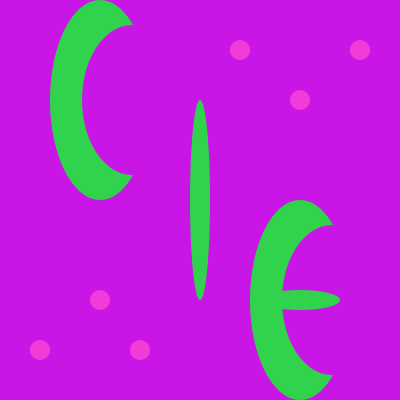
Frame 1 (no input)
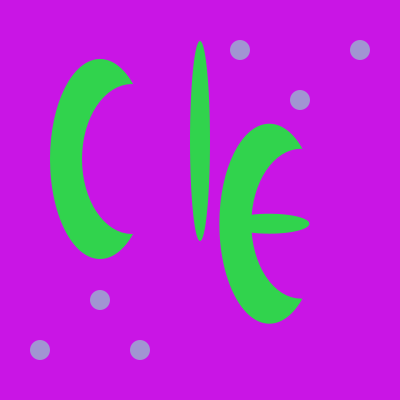
Frame 60 (the mouse pressed at the canvas centre just before this capture)
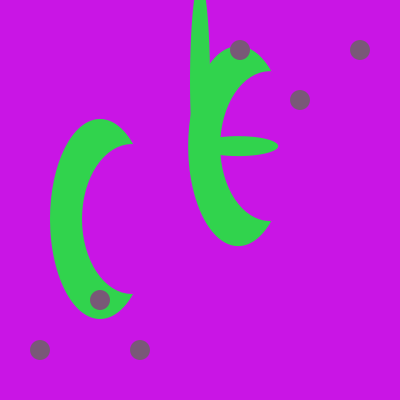
Frame 120 (the mouse held since frame 60 and released just before this capture)

The Processing sketch that drew these frames (run headless with seeded random() and noise(); from frame 60 on, the mouse is pressed at the canvas centre):

// Processing sketch: processing_103481
// ── processing_103481.pde

//post stuff on openprocessing.org
float x=width*.5;
float y=height*.5;
float d=width*.5;
float cx=100;
float cy=100;
float ix=200;
float iy=200;
float ex=300;
float ey=300;
float chigh=200;
float ihigh=200;
float dey=-random(2);
float dex=-random(2);

//float ctx, cty, cdim, itx, ity, idim, etx, ety, edim;
void setup()
{
   size(400, 400);
  background(201, 21, 229);
  noStroke();
  fill(49, 211, 77);
 // frameRate(1);
//  ellipse(200, 200, 20, 200);
//  //itx=;
//  //ity=;
//  //idim=;
//  ellipse(100, 100, 100, 200);
//  fill(201, 21, 229);
//  ellipse(132, 100, 100, 150);
//  //ctx=;
//  //cty=;
//  //cdim;
//  fill(49, 211, 77);
//  ellipse(300, 300, 100, 200);
//  fill(201, 21, 229);
//  ellipse(332, 300, 100, 150);
//  fill(49, 211, 77);
//  ellipse(300, 300, 80, 20);
//  //etx=;
//  //ety=;
//  //edim=;
//  fill(27, 209, 240);
//  ellipse(360, 50, 20, 20);
//  ellipse(300, 100, 20, 20);
//  ellipse(240, 50, 20, 20);
//  ellipse(100, 300, 20, 20);
//  ellipse(40, 350, 20, 20);
//  ellipse(140, 350, 20, 20);

}

void draw()
{
  background(201, 21, 229);

  fill(49, 211, 77);
  fill(49, 211, 77);
  ellipse(ex, ey, 100, 200);
  fill(201, 21, 229);
  ellipse(ex+32, ey, 100, 150);
  fill(49, 211, 77);
  ellipse(ex, ey, 80, 20);
  //etx=;
  //ety=;
  //edim=;
  ellipse(ix, iy, 20, ihigh);
  //itx=;
  //ity=;
  //idim=;
  ellipse(cx, cy, 100, chigh);
  fill(201, 21, 229);
  ellipse(cx+32, cy, 100, chigh-50);
  //ctx=;
  //cty=;
  //cdim;
  
  fill(random(255), random(255), random(255));
  ellipse(360, 50, 20, 20);
  ellipse(300, 100, 20, 20);
  ellipse(240, 50, 20, 20);
  ellipse(100, 300, 20, 20);
  ellipse(40, 350, 20, 20);
  ellipse(140, 350, 20, 20);
  
  cy = cy + 1;
  if (cy == height+chigh/2)
  {
   cy = -chigh/2; 
  }
  iy=iy-1;
  if(iy==-ihigh/2)
  {
    iy=height+ihigh/2;
  }
  ex=ex+dex;
  if (ey>height || ey<0)
  {
   dey=-1*dey; 
  }
    ey=ey+dey;

  if (ex>width || ex<0)
  {
   dex=-1*dex; 
  }
}
